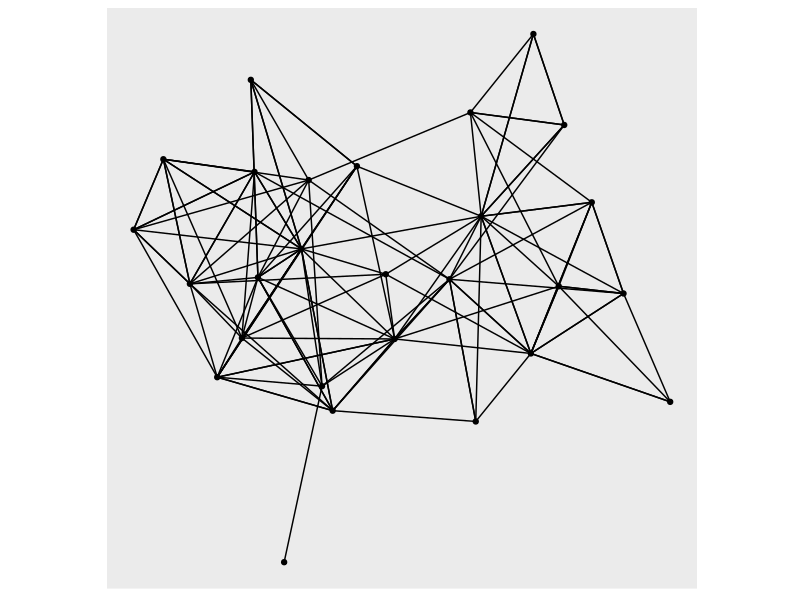
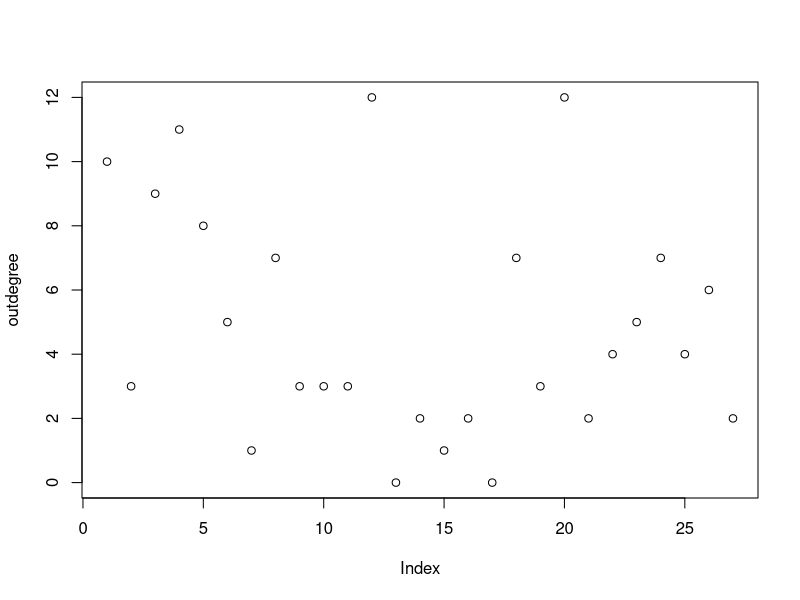
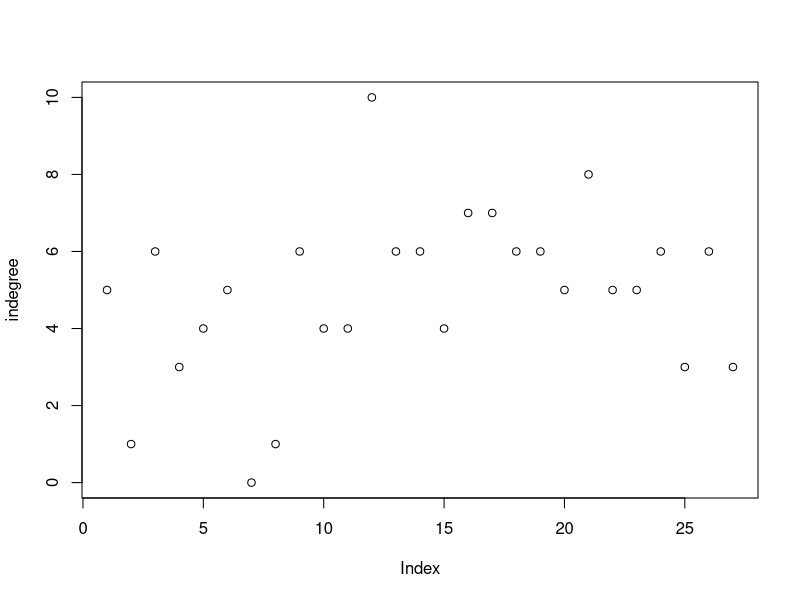
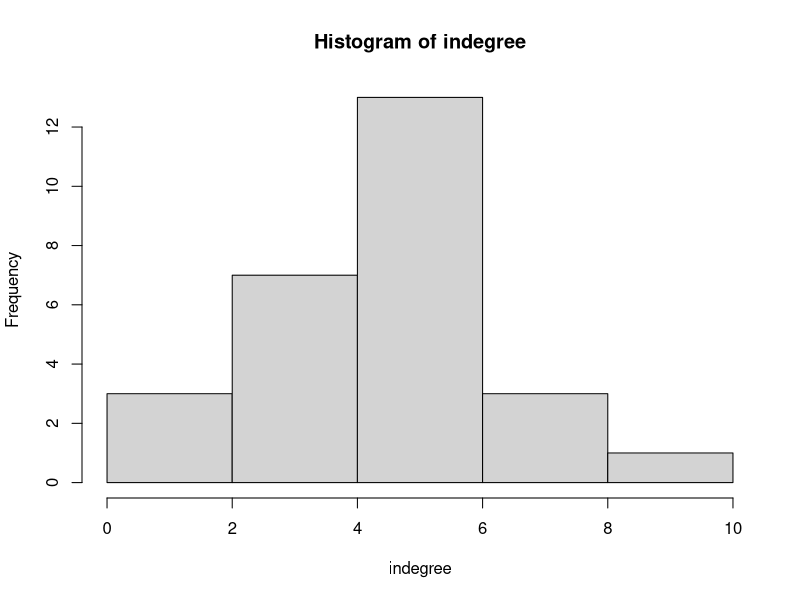
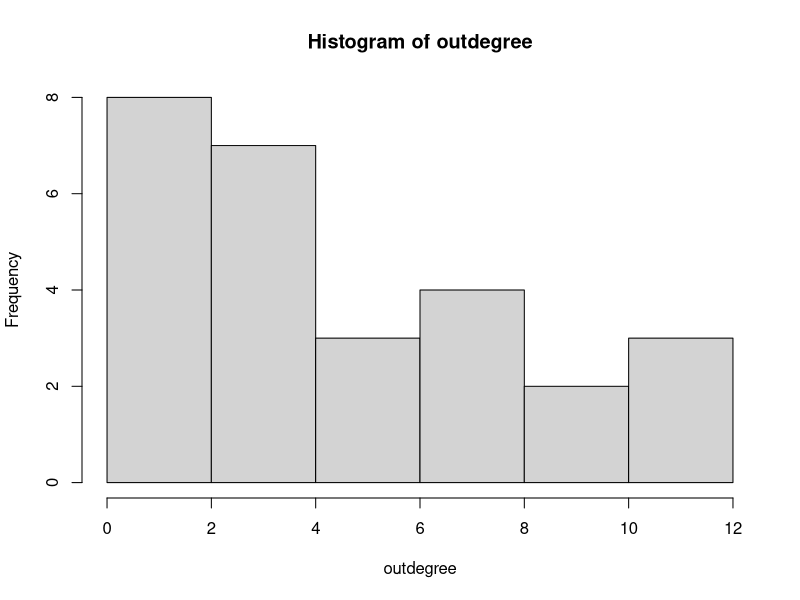
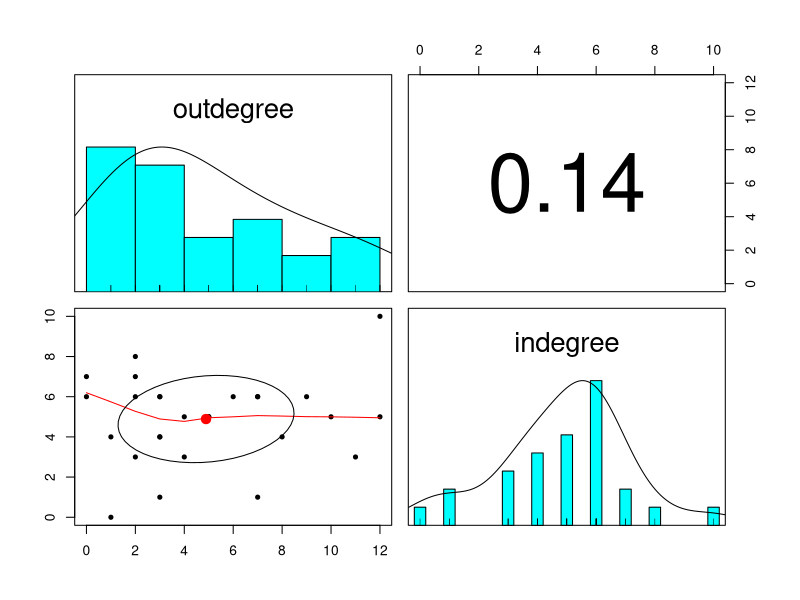
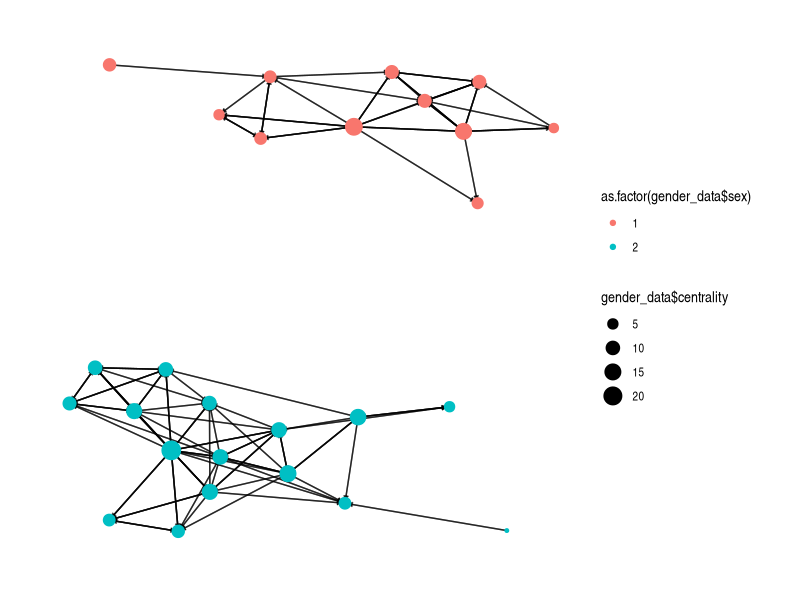
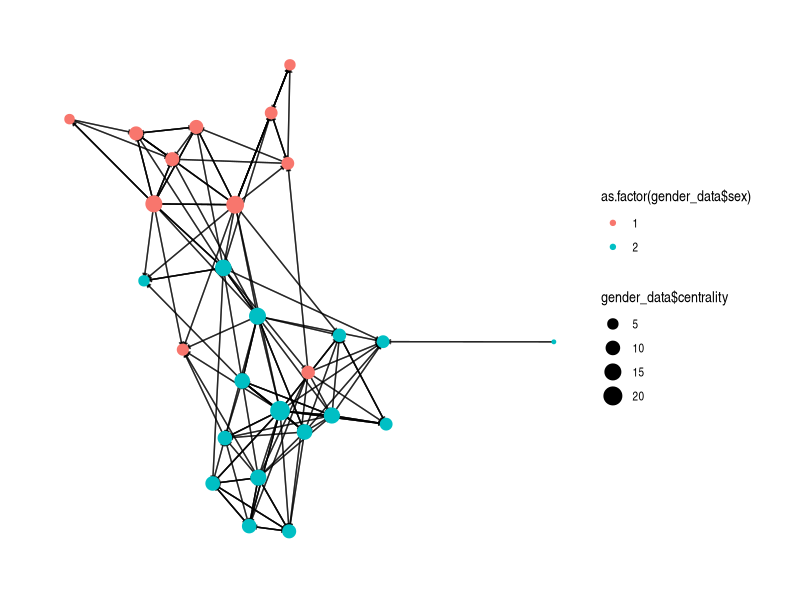

Recreate these plots in R, in order.
library(sna)
library(igraph)
library(ggraph)
library(rstudioapi)

setwd(dirname(getActiveDocumentContext()$path)) 
getwd()
affective_network_data = read.csv("2400_affective_w1.csv", encoding="UTF-8", header=FALSE)
class(affective_network_data)
affective_network_data.friendship = data.matrix(affective_network_data)[-1,-1]

affective_network_data.friendship[affective_network_data.friendship == 1] <- 0
affective_network_data.friendship[affective_network_data.friendship == -1] <- 0
affective_network_data.friendship[affective_network_data.friendship == -2] <- 0
affective_network_data.friendship[is.na(affective_network_data.friendship)] <- 0
affective_network_data.friendship[affective_network_data.friendship == 2] <- 1
class(affective_network_data.friendship)
dim(affective_network_data.friendship)


gender_data = read.csv('2400_sex.csv', encoding="UTF-8")
print(gender_data)

affective_network.igraph = graph_from_adjacency_matrix(affective_network_data.friendship,
                                             mode = "directed"
)
affective_network.igraph

autograph(affective_network.igraph)

set.seed(56)
layout.graph <- create_layout(affective_network.igraph, 
                              layout = 'fr')


count.ties <- sum(affective_network_data.friendship)
print(count.ties)

#network size (i.e., number of nodes), 
dim(affective_network_data.friendship)
count.ties <- sum(affective_network_data.friendship)
print(count.ties)
#density, 
density.manual <- count.ties / (nrow(affective_network_data.friendship)*(nrow(affective_network_data.friendship)-1))
gden(affective_network_data.friendship)
#average degree,
sum(affective_network_data.friendship, na.rm = T)/dim(affective_network_data.friendship)[1]

outdegree <- rowSums(affective_network_data.friendship) 
print(outdegree)

indegree <- colSums(affective_network_data.friendship)
print(indegree)
plot(outdegree)
plot(indegree)
hist(indegree)
hist(outdegree)
psych::pairs.panels(data.frame(outdegree, indegree))
?pairs.panels
#reciprocity ratio, 
grecip(affective_network_data.friendship, 
       measure = "dyadic.nonnull")
#centrality
gender_data$centrality <- sna::degree(affective_network_data.friendship, cmode = 'freeman')
gender_data$c.betw <- igraph::betweenness(affective_network.igraph)
#gender composition in class, 
sum(gender_data$sex == 1)
sum(gender_data$sex == 2)
#count of same gender ties (i.e., both nodes have the same gender)
gender_data$gender = (gender_data$sex == 1)
node_num = nrow(affective_network_data.friendship)

temp <- matrix(kronecker(gender_data$sex, gender_data$sex, FUN="=="), nrow=node_num)

same_gender = temp * affective_network_data.friendship

same_gender.igraph = graph_from_adjacency_matrix(same_gender,
                                                       mode = "directed"
)
same_gender.igraph

set.seed(56)
same_gender.graph <- create_layout(same_gender.igraph, 
                              layout = 'fr')

edges <- geom_edge_link2(alpha = .7,
                         arrow = arrow(length = unit(1, 'mm'), 
                                       type = "closed"),
                         end_cap = circle(1, 'mm'))
ggraph(same_gender.graph)+
  edges +
  geom_edge_link(alpha = 0.5)+
  geom_node_point(
    aes(colour = as.factor(gender_data$sex),
        size = gender_data$centrality))+ 
  theme_graph() 
sum(same_gender)
###################
edges <- geom_edge_link2(alpha = .7,
                         arrow = arrow(length = unit(1, 'mm'), 
                                       type = "closed"),
                         end_cap = circle(1, 'mm'))
ggraph(layout.graph)+
  edges +
  geom_edge_link(alpha = 0.5, aes(colour=))+
  geom_node_point(
    aes(colour = as.factor(gender_data$sex),
        size = gender_data$centrality))+ 
  theme_graph() 

trust_data = read.csv("2400_trust_w1.csv", encoding="UTF-8", header=FALSE)
trust_data.matrix = data.matrix(trust_data)[-1,-1]
mut_matrix = affective_network_data.friendship
mut_matrix[trust_data.matrix == 1] <- 2
mut_matrix[trust_data.matrix == 1 & affective_network_data.friendship == 1] <- 3

mut.igraph = graph_from_adjacency_matrix(mut_matrix,
                            mode = "directed",
                            weighted = TRUE
)
mut.graph <- create_layout(mut.igraph, 
                                   layout = 'fr')

edges <- geom_edge_link2(alpha = .7,
                         arrow = arrow(length = unit(1, 'mm'), 
                                       type = "closed"),
                         end_cap = circle(1, 'mm'))
ggraph(mut.graph)+
  edges +
  geom_edge_link(aes(colour=as.factor(weight)))+
  geom_node_point(
    aes(colour = as.factor(gender_data$sex),
        size = gender_data$centrality))+ 
  theme_graph() 
?graph_from_adjacency_matrix
?geom_edge_link2
